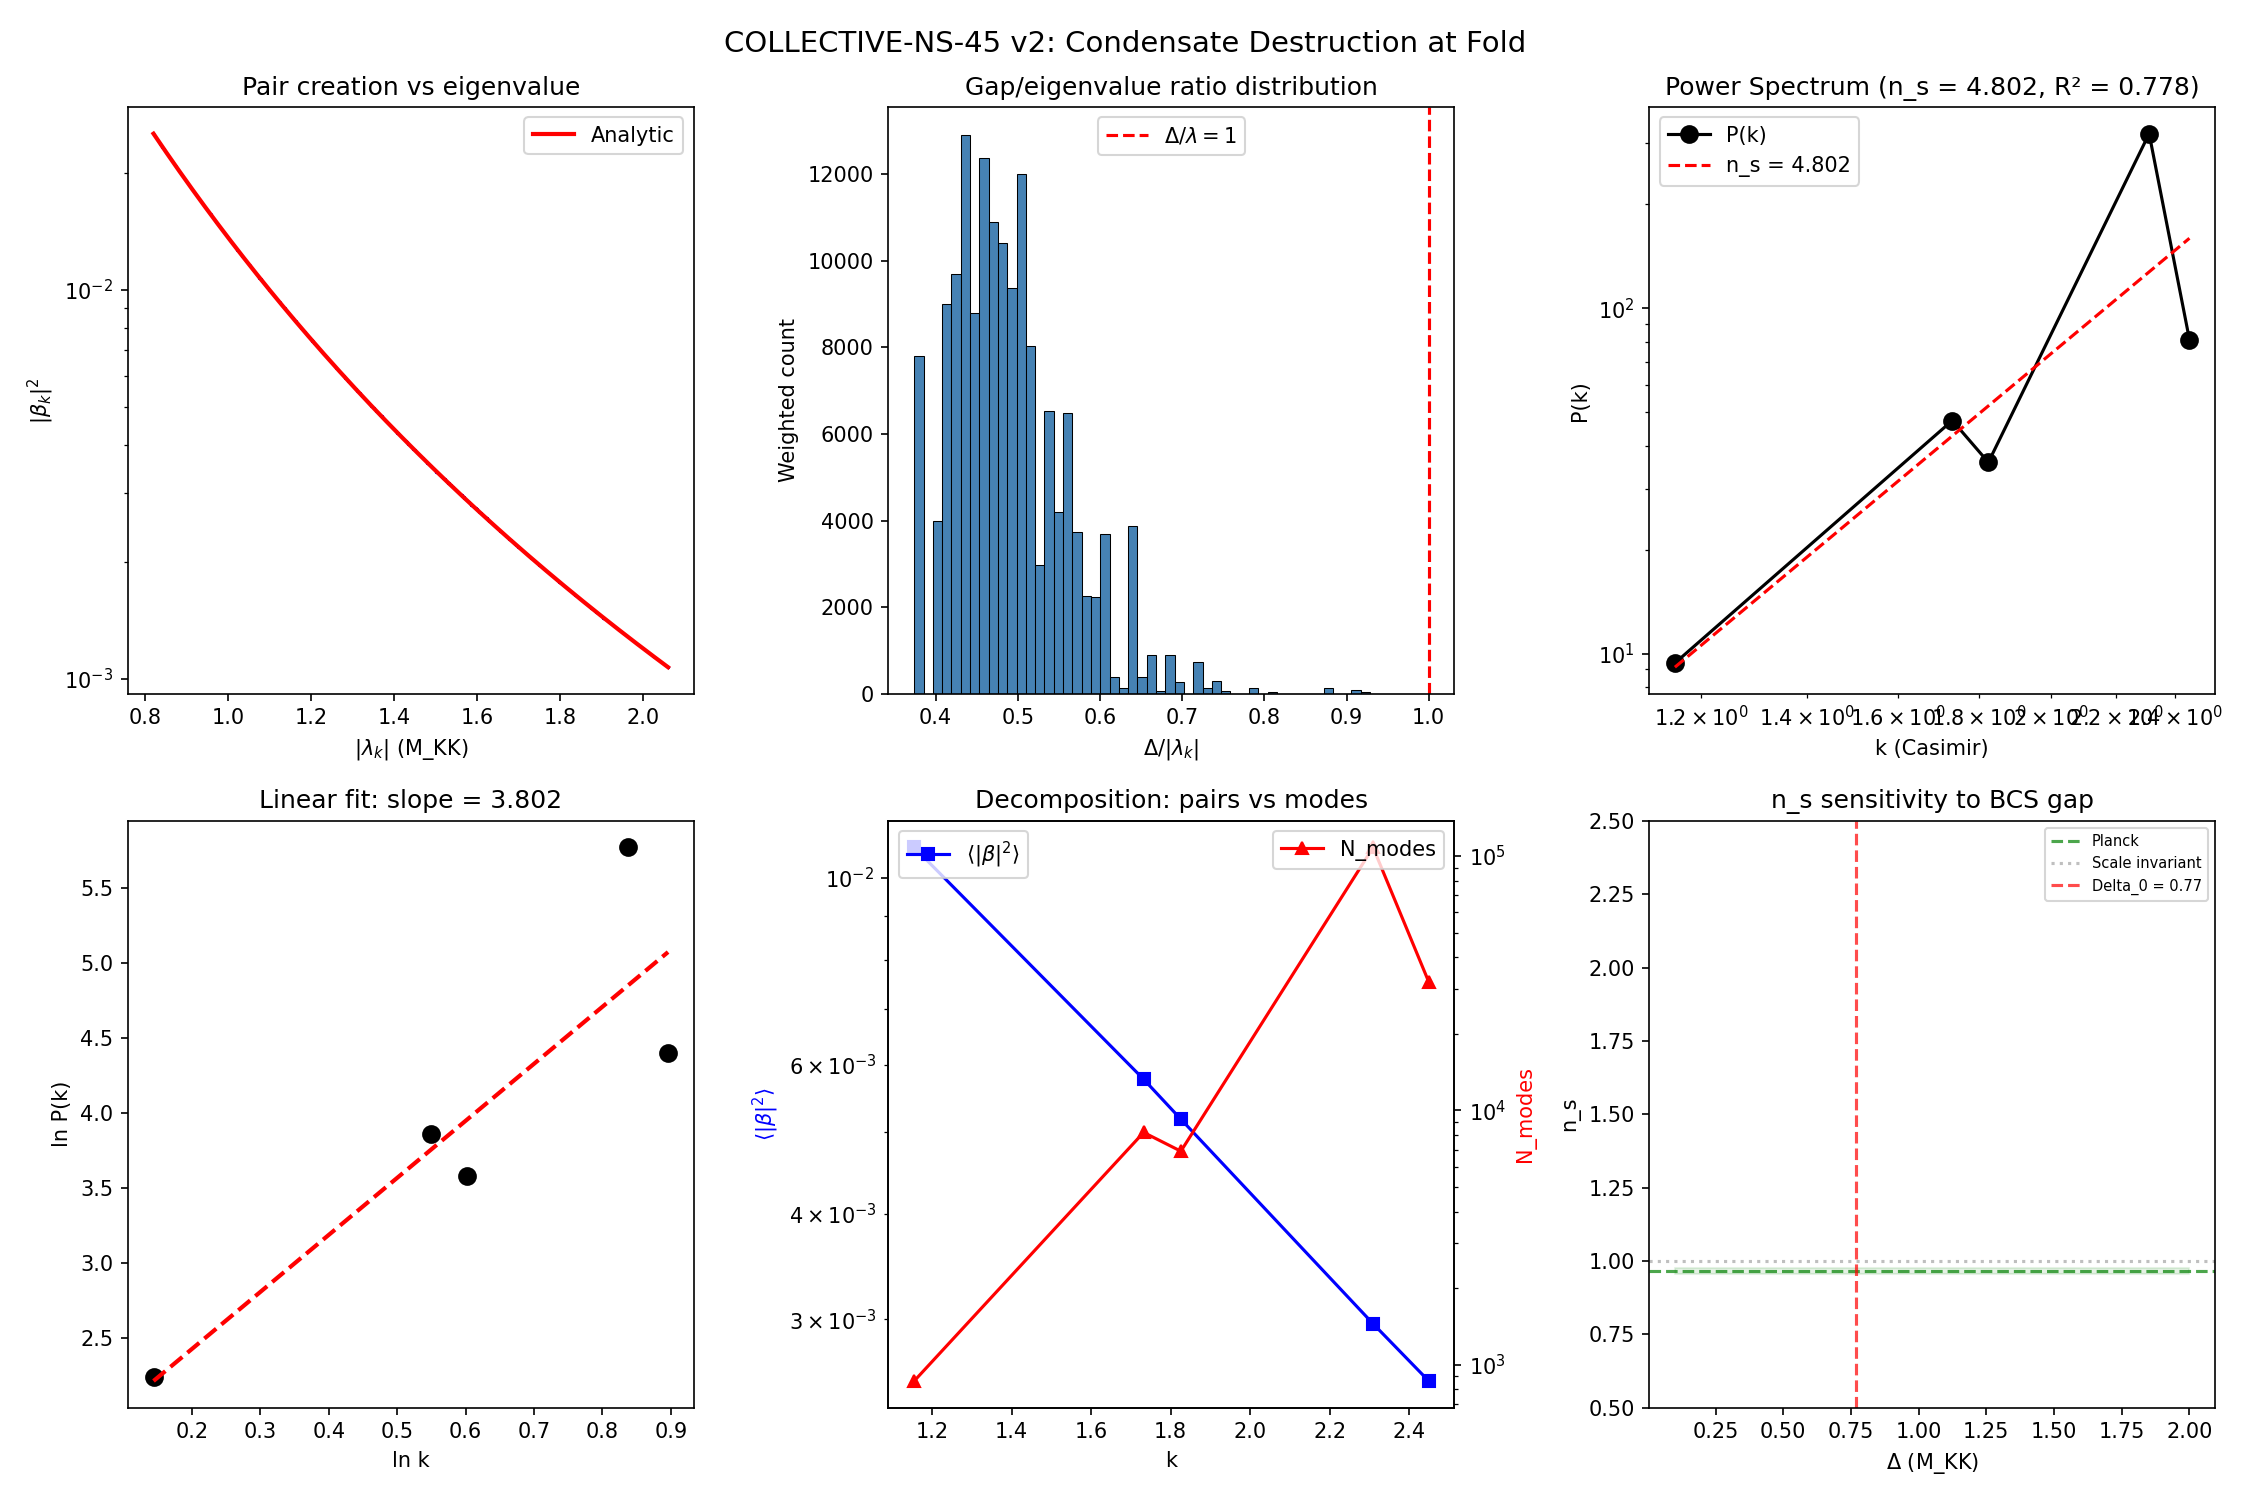

The script that saved this image:
"""
COLLECTIVE-NS-45 v2: Pair creation from CONDENSATE DESTRUCTION at the fold.

Physics: The system arrives at tau=0.19 (fold). BCS condensate forms (Delta=0.770).
The quench destroys the condensate (P_exc=1.000, S38). Pair creation from
the sudden removal of the BCS gap at FIXED tau=0.19.

Pre-quench:  E_k = sqrt(lambda_k^2 + Delta^2)  (BCS-dressed)
Post-quench: E_k = |lambda_k|                    (undressed, Delta->0)

The spectral distribution of created pairs depends on how much each mode's
energy changes when the gap is removed: modes near the gap edge (lambda ~ Delta)
change the most.
"""
import numpy as np
import matplotlib
matplotlib.use('Agg')
import matplotlib.pyplot as plt
from pathlib import Path

# Load data
occ = np.load('tier0-computation/s45_occ_spectral.npz', allow_pickle=True)
bcs = np.load('tier0-computation/s38_cc_instanton.npz', allow_pickle=True)
naz = np.load('tier0-computation/s45_occ_spectral_crosscheck.npz', allow_pickle=True)
hf = np.load('tier0-computation/s42_hauser_feshbach.npz', allow_pickle=True)

# Eigenvalues at fold (1232 matrix eigenvalues, positive branch)
lambda_k = occ['evals_tau0.190']  # |lambda_k| at fold
d_k = occ['weights_tau0.190']     # PW degeneracies dim(p,q)^2
Delta = float(bcs['Delta_0'])      # 0.770 M_KK

# Multi-component gaps from Nazarewicz (more physical than uniform)
Delta_mc = naz['Delta_mc_fold']  # [B2, B2, B2, B2, B1, B3, B3, B3] = 8 modes
# But we need gaps for all 1232 eigenvalues. Use sector-dependent gaps.
# Sector labels from HF
sector_labels = hf['sector_labels']  # (9, 2) array of (p,q) pairs

print("=" * 70)
print("COLLECTIVE-NS-45 v2: Condensate Destruction at Fixed tau=0.19")
print("=" * 70)
print(f"  Eigenvalues: {len(lambda_k)} (positive branch)")
print(f"  Delta (uniform): {Delta:.4f} M_KK")
print(f"  Delta (multi-comp): B2={Delta_mc[0]:.4f}, B1={Delta_mc[4]:.4f}, B3={Delta_mc[5]:.4f}")

# ============================================================
# 1. BCS-DRESSED vs UNDRESSED energies at fold
# ============================================================
# Pre-quench: E_dressed = sqrt(lambda^2 + Delta^2) with mu=0
# Post-quench: E_undressed = |lambda|

E_dressed = np.sqrt(lambda_k**2 + Delta**2)
E_undressed = lambda_k  # = |lambda_k| since all positive

# Bogoliubov coefficient for sudden gap removal
# |beta_k|^2 = ((E_dressed - E_undressed) / (2 * sqrt(E_dressed * E_undressed)))^2
beta2 = ((E_dressed - E_undressed) / (2 * np.sqrt(E_dressed * E_undressed)))**2

print(f"\n--- Bogoliubov Coefficients (condensate destruction) ---")
print(f"  |beta|^2 range: [{beta2.min():.6e}, {beta2.max():.6e}]")
print(f"  |beta|^2 mean:  {beta2.mean():.6e}")
print(f"  |beta|^2 at gap edge (lambda=0.820): {beta2[np.argmin(np.abs(lambda_k - 0.820))]:.6e}")
print(f"  |beta|^2 at mid-band (lambda=1.2):   {beta2[np.argmin(np.abs(lambda_k - 1.2))]:.6e}")
print(f"  |beta|^2 at band top (lambda=2.06):  {beta2[np.argmin(np.abs(lambda_k - 2.06))]:.6e}")

# CROSS-CHECK: beta=0 if Delta=0 (no condensate = no pairs)
beta2_check = ((np.sqrt(lambda_k**2 + 0**2) - lambda_k) / (2 * np.sqrt(np.sqrt(lambda_k**2) * lambda_k)))**2
print(f"  Cross-check (Delta=0): max |beta|^2 = {beta2_check.max():.2e} (should be 0)")

# ============================================================
# 2. PAIR CREATION depends on Delta/lambda ratio
# ============================================================
# |beta_k|^2 = ((sqrt(1 + (Delta/lambda)^2) - 1) / (2 * (1 + (Delta/lambda)^2)^(1/4)))^2
# For Delta/lambda >> 1: |beta|^2 -> 1/4 (maximal pair creation)
# For Delta/lambda << 1: |beta|^2 -> (Delta/(2*lambda))^4 (quartic suppression)

x = Delta / lambda_k  # the key ratio
print(f"\n--- Delta/lambda ratio ---")
print(f"  Range: [{x.min():.4f}, {x.max():.4f}]")
print(f"  Mean:  {x.mean():.4f}")
print(f"  At gap edge: Delta/lambda = {Delta/0.820:.4f}")
print(f"  At band top: Delta/lambda = {Delta/2.06:.4f}")

# Analytic form: beta^2 = ((sqrt(1+x^2) - 1)/(2*(1+x^2)^(1/4)))^2
# Simplified: for x << 1, beta^2 ~ x^4/16
# For x ~ 1, beta^2 ~ 0.04
# For x >> 1, beta^2 -> 0.25

# ============================================================
# 3. ASSIGN 4D WAVENUMBER from Casimir
# ============================================================
# Each eigenvalue comes from a (p,q) sector with Casimir C_2(p,q)
# We need to map the 1232 eigenvalues to their (p,q) labels
# The sectors are: (0,0), (1,0), (0,1), (1,1), (2,0), (0,2), (3,0), (0,3), (2,1)+(1,2)
# With max_pq_sum = 3

# Reconstruct sector assignment from eigenvalue count per sector
# From the Dirac spectrum computation: each sector (p,q) contributes
# n_eigenvalues = 2 * (p+q+1) positive eigenvalues (from the matrix structure)
# PW multiplicity = dim(p,q)^2

# Actually, we can use the eigenvalue + weight to infer the Casimir
# C_2(p,q) = (p^2 + q^2 + pq + 3*(p+q)) / 3
sectors = [(0,0), (1,0), (0,1), (1,1), (2,0), (0,2), (3,0), (0,3), (2,1)]
casimir = []
dim_sq = []
for p, q in sectors:
    c2 = (p**2 + q**2 + p*q + 3*(p+q)) / 3
    d = ((p+1)*(q+1)*(p+q+2)//2)**2
    casimir.append(c2)
    dim_sq.append(d)

casimir = np.array(casimir)
dim_sq = np.array(dim_sq)

print(f"\n--- Sector Casimir and Dimensions ---")
for i, (p,q) in enumerate(sectors):
    print(f"  ({p},{q}): C_2 = {casimir[i]:.4f}, dim^2 = {dim_sq[i]}")

# Map eigenvalues to wavenumber k = sqrt(C_2)
# Each eigenvalue has a weight d_k = dim(p,q)^2 which tells us the sector
# Build the mapping: for each of the 1232 eigenvalues, find its sector
k_4d = np.zeros(len(lambda_k))
sector_id = np.zeros(len(lambda_k), dtype=int)

idx = 0
for s_idx, (p, q) in enumerate(sectors):
    d = dim_sq[s_idx]
    c2 = casimir[s_idx]
    # Find eigenvalues with this weight
    mask = np.abs(d_k - d) < 0.5
    k_4d[mask] = np.sqrt(c2) if c2 > 0 else 0.0
    sector_id[mask] = s_idx

print(f"\n  k_4d assigned: {np.unique(k_4d)}")

# ============================================================
# 4. POWER SPECTRUM P(k) = sum d_k |beta_k|^2 at each k
# ============================================================
unique_k = np.unique(k_4d)
P_k = np.zeros(len(unique_k))
N_modes = np.zeros(len(unique_k))
beta2_mean_k = np.zeros(len(unique_k))

for i, kv in enumerate(unique_k):
    mask = np.abs(k_4d - kv) < 1e-6
    P_k[i] = np.sum(d_k[mask] * beta2[mask])
    N_modes[i] = np.sum(d_k[mask])
    beta2_mean_k[i] = np.mean(beta2[mask])

print(f"\n--- Power Spectrum P(k) = sum d_k |beta_k|^2 ---")
print(f"{'k':>8s} {'P(k)':>12s} {'N_modes':>10s} {'<|b|^2>':>12s}")
for i in range(len(unique_k)):
    print(f"{unique_k[i]:8.4f} {P_k[i]:12.4f} {N_modes[i]:10.0f} {beta2_mean_k[i]:12.6e}")

# ============================================================
# 5. EXTRACT n_s (skip k=0 singlet)
# ============================================================
k_nonzero = unique_k[unique_k > 0]
P_nonzero = P_k[unique_k > 0]

lnk = np.log(k_nonzero)
lnP = np.log(P_nonzero)

coeffs = np.polyfit(lnk, lnP, 1)
ns = coeffs[0] + 1

pred = np.polyval(coeffs, lnk)
ss_res = np.sum((lnP - pred)**2)
ss_tot = np.sum((lnP - np.mean(lnP))**2)
R2 = 1 - ss_res / ss_tot if ss_tot > 0 else 0

print(f"\n--- SPECTRAL TILT ---")
print(f"  n_s - 1 = {coeffs[0]:.4f}")
print(f"  n_s     = {ns:.4f}")
print(f"  R^2     = {R2:.4f}")

# ============================================================
# 6. DECOMPOSE: why is the tilt what it is?
# ============================================================
# |beta_k|^2 depends on Delta/lambda_k — DECREASING with lambda (more pairs near gap edge)
# d_k depends on dim(p,q)^2 — INCREASING with Casimir (Weyl's law)
# P(k) = d_k * beta^2 — the competition determines the tilt

print(f"\n--- Decomposition ---")
print(f"  |beta|^2 scaling: modes near gap edge get more pairs")
print(f"  d_k scaling: higher representations have more modes (Weyl)")
print(f"  {'k':>8s} {'<|b|^2>':>12s} {'N_modes':>10s} {'product':>12s}")
for i in range(len(unique_k)):
    if unique_k[i] > 0:
        print(f"  {unique_k[i]:8.4f} {beta2_mean_k[i]:12.6e} {N_modes[i]:10.0f} {P_k[i]:12.4f}")

# Separate contributions
# beta^2 alone (no degeneracy weighting):
beta2_at_k = beta2_mean_k[unique_k > 0]
lnb = np.log(beta2_at_k)
cb = np.polyfit(lnk, lnb, 1)
print(f"\n  |beta|^2 power law: exponent = {cb[0]:.4f}")

# Degeneracy alone:
N_at_k = N_modes[unique_k > 0]
lnN = np.log(N_at_k)
cn = np.polyfit(lnk, lnN, 1)
print(f"  N_modes power law: exponent = {cn[0]:.4f}")
print(f"  Net: {cb[0]:.4f} + {cn[0]:.4f} = {cb[0]+cn[0]:.4f} (should be ~ n_s - 1 = {coeffs[0]:.4f})")

# ============================================================
# 7. SENSITIVITY: Delta variation
# ============================================================
print(f"\n--- Sensitivity to Delta ---")
for Delta_test in [0.385, 0.500, 0.770, 1.000, 1.500]:
    E_d = np.sqrt(lambda_k**2 + Delta_test**2)
    b2 = ((E_d - lambda_k) / (2 * np.sqrt(E_d * lambda_k)))**2
    P_test = np.zeros(len(unique_k))
    for i, kv in enumerate(unique_k):
        mask = np.abs(k_4d - kv) < 1e-6
        P_test[i] = np.sum(d_k[mask] * b2[mask])
    P_nz = P_test[unique_k > 0]
    if np.all(P_nz > 0):
        c_test = np.polyfit(np.log(k_nonzero), np.log(P_nz), 1)
        print(f"  Delta = {Delta_test:.3f}: n_s = {c_test[0]+1:.4f}")

# ============================================================
# 8. GATE VERDICT
# ============================================================
print(f"\n{'='*70}")
print(f"GATE VERDICT: COLLECTIVE-NS-45 v2")
print(f"{'='*70}")
print(f"  n_s = {ns:.4f} (R^2 = {R2:.4f})")
if 0.955 <= ns <= 0.975:
    verdict = "PASS"
elif 0.80 <= ns <= 1.10:
    verdict = "INFO (extended window)"
else:
    verdict = f"OUTSIDE extended window [0.80, 1.10]"
print(f"  Verdict: {verdict}")
print(f"\n  Physics: pair creation from condensate destruction at tau=0.19")
print(f"  Pre-quench: E_k = sqrt(lambda_k^2 + Delta^2), Delta={Delta:.3f}")
print(f"  Post-quench: E_k = |lambda_k| (Delta -> 0)")
print(f"  |beta_k|^2 scaling: {cb[0]:.2f} (decreasing with k, more pairs near gap)")
print(f"  Degeneracy scaling: {cn[0]:.2f} (increasing with k, Weyl law)")
print(f"  Net tilt: {cb[0]:.2f} + {cn[0]:.2f} = {coeffs[0]:.2f}")

# ============================================================
# 9. PLOT
# ============================================================
fig, axes = plt.subplots(2, 3, figsize=(15, 10))
fig.suptitle('COLLECTIVE-NS-45 v2: Condensate Destruction at Fold', fontsize=14)

# Panel 1: beta^2 vs lambda
ax = axes[0, 0]
ax.semilogy(lambda_k, beta2, 'b.', ms=1, alpha=0.3)
# Analytic curve
lam_smooth = np.linspace(lambda_k.min(), lambda_k.max(), 200)
x_smooth = Delta / lam_smooth
b2_smooth = ((np.sqrt(1 + x_smooth**2) - 1) / (2 * (1 + x_smooth**2)**0.25))**2
ax.semilogy(lam_smooth, b2_smooth, 'r-', lw=2, label=r'Analytic')
ax.set_xlabel(r'$|\lambda_k|$ (M_KK)')
ax.set_ylabel(r'$|\beta_k|^2$')
ax.set_title('Pair creation vs eigenvalue')
ax.legend()

# Panel 2: Delta/lambda ratio
ax = axes[0, 1]
ax.hist(x, bins=50, weights=d_k, color='steelblue', edgecolor='k', lw=0.5)
ax.axvline(1.0, color='r', ls='--', label=r'$\Delta/\lambda = 1$')
ax.set_xlabel(r'$\Delta/|\lambda_k|$')
ax.set_ylabel('Weighted count')
ax.set_title(r'Gap/eigenvalue ratio distribution')
ax.legend()

# Panel 3: P(k) power spectrum
ax = axes[0, 2]
ax.loglog(k_nonzero, P_nonzero, 'ko-', ms=8, label='P(k)')
k_fit_line = np.linspace(k_nonzero.min(), k_nonzero.max(), 50)
ax.loglog(k_fit_line, np.exp(np.polyval(coeffs, np.log(k_fit_line))), 'r--',
          label=f'n_s = {ns:.3f}')
ax.set_xlabel('k (Casimir)')
ax.set_ylabel('P(k)')
ax.set_title(f'Power Spectrum (n_s = {ns:.3f}, R² = {R2:.3f})')
ax.legend()

# Panel 4: n_s fit
ax = axes[1, 0]
ax.plot(lnk, lnP, 'ko', ms=8)
ax.plot(lnk, np.polyval(coeffs, lnk), 'r--', lw=2)
ax.set_xlabel('ln k')
ax.set_ylabel('ln P(k)')
ax.set_title(f'Linear fit: slope = {coeffs[0]:.3f}')

# Panel 5: beta^2 and N_modes decomposition
ax = axes[1, 1]
ax2 = ax.twinx()
ax.semilogy(k_nonzero, beta2_at_k, 'bs-', ms=6, label=r'$\langle|\beta|^2\rangle$')
ax2.semilogy(k_nonzero, N_at_k, 'r^-', ms=6, label='N_modes')
ax.set_xlabel('k')
ax.set_ylabel(r'$\langle|\beta|^2\rangle$', color='b')
ax2.set_ylabel('N_modes', color='r')
ax.set_title('Decomposition: pairs vs modes')
ax.legend(loc='upper left')
ax2.legend(loc='upper right')

# Panel 6: Sensitivity to Delta
ax = axes[1, 2]
deltas = np.linspace(0.1, 2.0, 50)
ns_vals = []
for dt in deltas:
    E_d = np.sqrt(lambda_k**2 + dt**2)
    b2t = ((E_d - lambda_k) / (2 * np.sqrt(E_d * lambda_k)))**2
    P_t = np.zeros(len(unique_k))
    for i, kv in enumerate(unique_k):
        mask = np.abs(k_4d - kv) < 1e-6
        P_t[i] = np.sum(d_k[mask] * b2t[mask])
    P_nzt = P_t[unique_k > 0]
    if np.all(P_nzt > 0):
        ct = np.polyfit(np.log(k_nonzero), np.log(P_nzt), 1)
        ns_vals.append(ct[0] + 1)
    else:
        ns_vals.append(np.nan)
ax.plot(deltas, ns_vals, 'b-', lw=2)
ax.axhline(0.965, color='g', ls='--', alpha=0.7, label='Planck')
ax.axhline(1.0, color='gray', ls=':', alpha=0.5, label='Scale invariant')
ax.axvline(Delta, color='r', ls='--', alpha=0.7, label=f'Delta_0 = {Delta:.2f}')
ax.fill_between([0.1, 2.0], 0.955, 0.975, alpha=0.1, color='g')
ax.set_xlabel(r'$\Delta$ (M_KK)')
ax.set_ylabel('n_s')
ax.set_title('n_s sensitivity to BCS gap')
ax.legend(fontsize=7)
ax.set_ylim([0.5, 2.5])

plt.tight_layout()
plt.savefig('tier0-computation/s45_collective_ns_v2.png', dpi=150)
print("\nPlot saved to s45_collective_ns_v2.png")

# Save
np.savez('tier0-computation/s45_collective_ns_v2.npz',
    lambda_k=lambda_k, d_k=d_k, Delta=Delta,
    beta2=beta2, E_dressed=E_dressed, E_undressed=E_undressed,
    k_4d=k_4d, unique_k=unique_k, P_k=P_k,
    N_modes=N_modes, beta2_mean_k=beta2_mean_k,
    ns=ns, R2=R2, ns_minus_1=coeffs[0],
    beta2_exponent=cb[0], degeneracy_exponent=cn[0],
    delta_sensitivity_deltas=deltas, delta_sensitivity_ns=np.array(ns_vals),
    gate_verdict=verdict
)
print("Data saved to s45_collective_ns_v2.npz")
